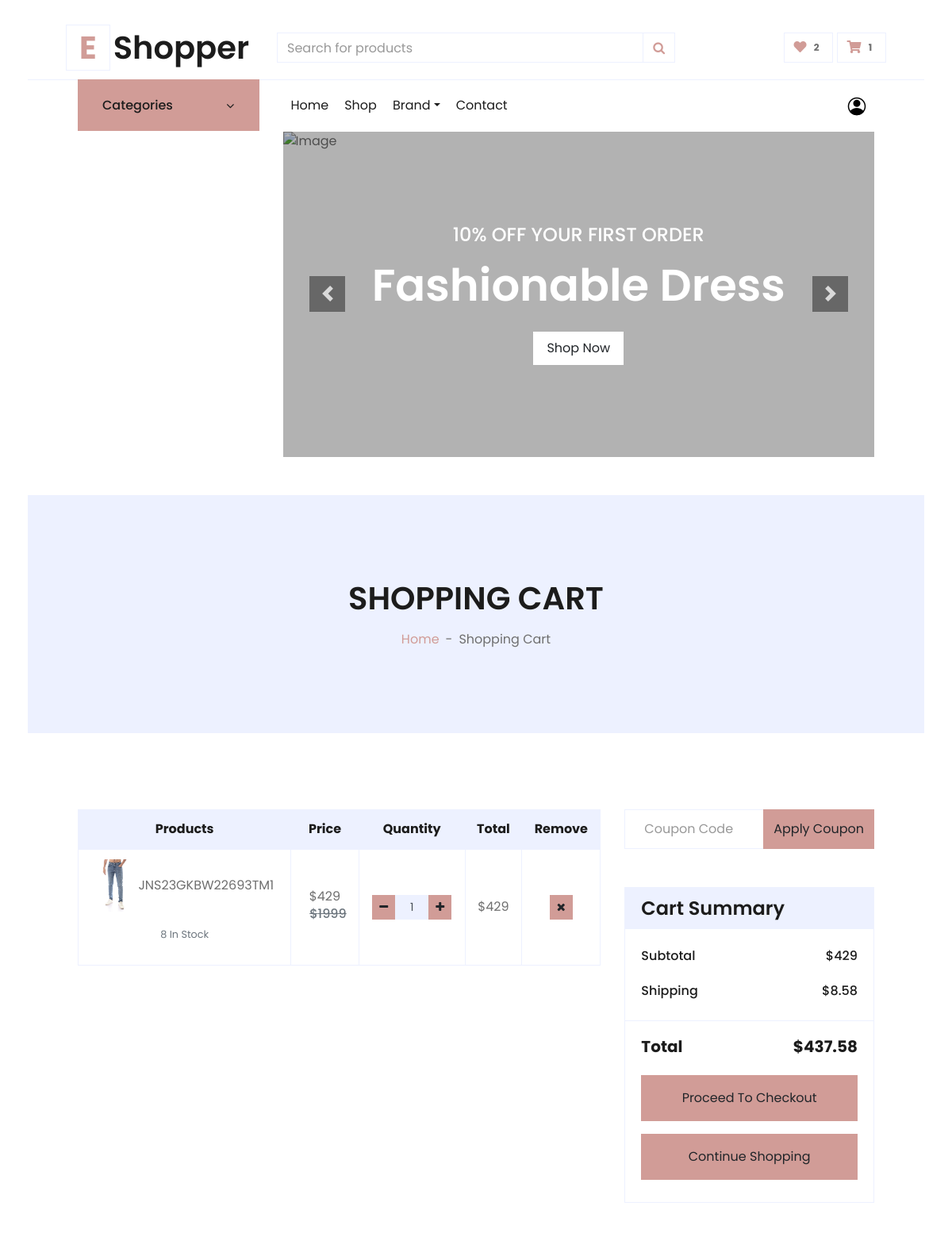
The app's page /cart/ (signed in, upper part), older data.
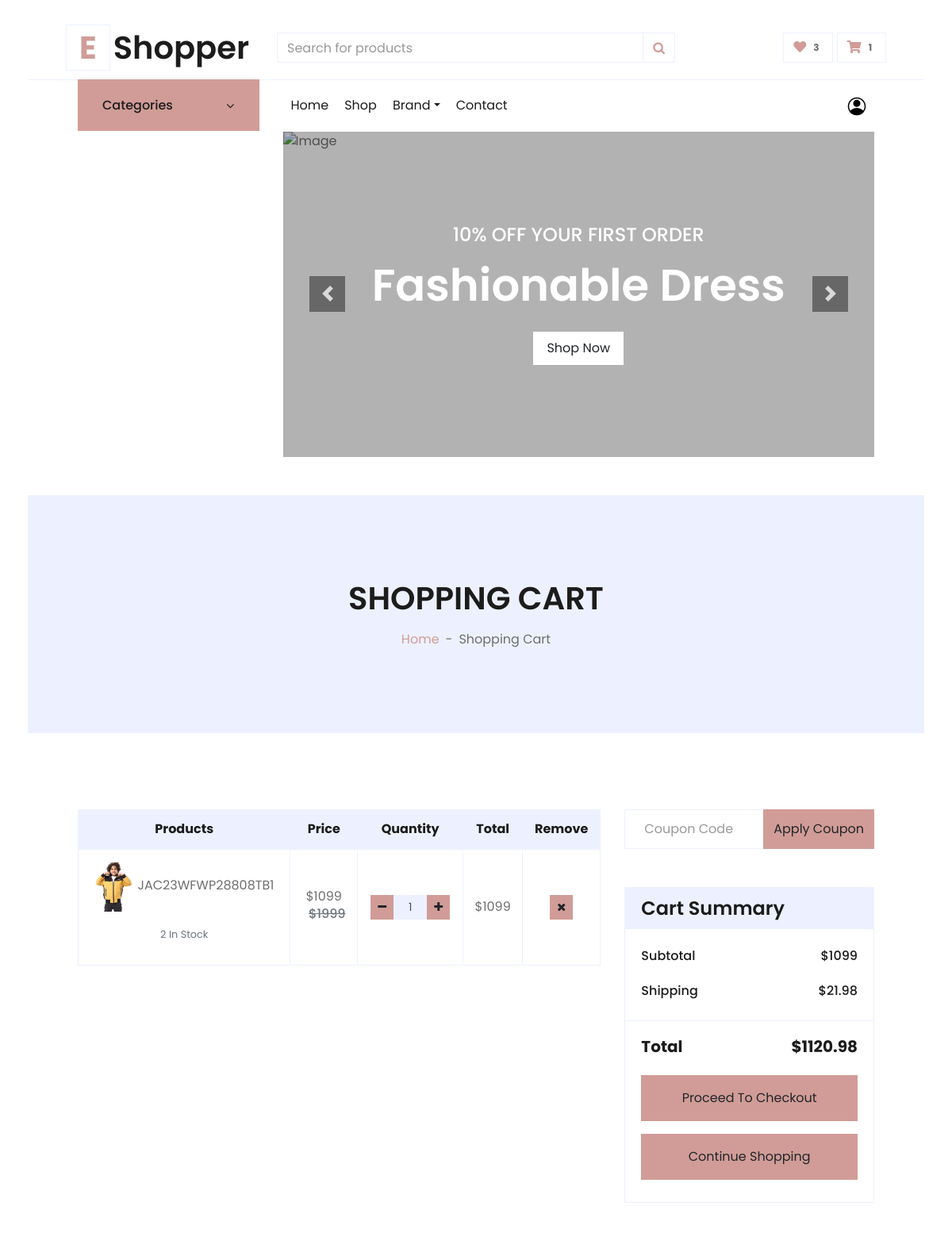
The same page, newer data.
### carts/models.py (models this page shows)
class CartItem(models.Model):
    user = models.ForeignKey(User, on_delete=models.CASCADE , null=True)
    product = models.ForeignKey("product.Product", on_delete=models.CASCADE)
    variations = models.ManyToManyField("product.Variation",blank=True)
    cart = models.ForeignKey(Cart, on_delete=models.CASCADE , null=True)
    quantity = models.IntegerField()
    is_active = models.BooleanField(default=True)
    def sub_total(self):
        if self.product.discount:
            return self.product.discount * self.quantity
        else:
            return self.product.price * self.quantity
    def __str__(self):
        return str(self.product)

### product/models.py (models this page shows, shortened)
class Product(models.Model):
    name = models.CharField(max_length=100)
    image = models.ImageField(upload_to='product/')
    stock = models.IntegerField()
    price = models.IntegerField(default=0)
    discount = models.IntegerField(default=0)
    description = models.TextField(max_length=10000)
    like = models.ManyToManyField(User , blank=True,related_name='product_favourite')
    created_at = models.DateTimeField( default=timezone.now)
    category = models.ForeignKey('ProductCategory',verbose_name=('category'), on_delete=models.CASCADE ,default='')
    subcategory = models.ForeignKey("Subcategory" , on_delete=models.CASCADE ,default='')
    PRDBrand = models.ForeignKey('settings.Brand' ,related_name='product_brand', on_delete=models.CASCADE , blank=True, null=True ,verbose_name=_("Brand "))
    slug = models.SlugField(null=True,blank=True , unique=True)
    tags = TaggableManager()
    views = models.PositiveIntegerField(default=0)
    is_available = models.BooleanField(default=True)
    class Meta:
        ordering = ["name"]
    def __str__(self):
        return self.name

### carts/views.py (the view)
# urls.py: path('', cart ,name = 'cart'),
@login_required(login_url='login')
def cart(request,total=0 ,quantity=0,cart_items=None ):
    try:
        tax = 0
        grand_total=0
        offer = 0
        if request.user.is_authenticated:
             cart_items = CartItem.objects.filter(user=request.user,is_active=True)
        else:
            cart = Cart.objects.get(cart_id=_cart_id(request))
            cart_items = CartItem.objects.filter(cart=cart,is_active=True)
        for cart_item in cart_items:
            if cart_item.product.discount:
                total+=(cart_item.product.discount * cart_item.quantity)
                quantity+=cart_item.quantity
                offer = cart_item.product.discount / cart_item.product.price * 100
            else:
                total+=(cart_item.product.price * cart_item.quantity)
                quantity+=cart_item.quantity
        tax = (2 * total)/100
        grand_total = total+tax
    except Cart.DoesNotExist:
        pass
    context={
        'cart_items':cart_items,
        'total':total,
        'quantity':quantity,
        'tax':tax,
        'grand_total':grand_total,
        'offer':offer,
    }
    return render(request,'carts/cart.html',context)

### accounts/favourite_context.py (called while the page is built)
def counter(request):
    product_count = 0
    if request.user.is_authenticated:
        if 'admin' in request.path:
            return{}
        else :
            try :
                user_favourites = Product.objects.filter(like=request.user)
                product_count = user_favourites.count()
            except Product.DoesNotExist:
                product_count=0
    return dict(product_count=product_count)

### carts/cart_context.py (called while the page is built)
def counter(request):
    cart_count = 0
    if 'admin' in request.path:
        return{}
    else :
        try :
            cart = Cart.objects.filter(cart_id=_cart_id(request))
            if request.user.is_authenticated:
                cart_items= CartItem.objects.all().filter(user=request.user)
            else:
                cart_items = CartItem.objects.all().filter(cart=cart[:1])
            for cart_item in cart_items:
                cart_count+=cart_item.quantity
        except Cart.DoesNotExist:
            cart_count=0
    return dict(cart_count=cart_count)

### carts/views.py (called while the page is built)
def _cart_id(request):
    cart = request.session.session_key
    if not cart:
        cart = request.session.create()
    return cart

### carts/templates/carts/cart.html (shortened to what the changed rows need)
{% extends 'base.html' %}
{% load static %}
{% block body %}
<div class="container-fluid bg-secondary mb-5">
    <div class="d-flex flex-column align-items-center justify-content-center" style="min-height: 300px">
        <h1 class="font-weight-semi-bold text-uppercase mb-3">Shopping Cart</h1>
    </div>
</div>
{% if not cart_items %}
<h2 class="text-center">Your Shoping Cart Is Empty</h2>
<div class="text-center">
    <a href="{% url 'product:product_list'%}" class="btn btn-primary px-3">Continue Shopping</a>
</div>
{% else %}
<div class="container-fluid pt-5">
    <div class="row px-xl-5">
        <div class="col-lg-8 table-responsive mb-5">
            <table class="table table-bordered text-center mb-0">
                <thead class="bg-secondary text-dark">
                    <tr>
                        <th>Products</th>
                        <th>Price</th>
                        <th>Quantity</th>
                        <th>Total</th>
                        <th>Remove</th>
                    </tr>
                </thead>
                <tbody class="align-middle">
                    {% for cart_item in cart_items %}
                    <tr>
                        <td class="align-middle"><img src="{{cart_item.product.image.url}}" alt="" style="width: 50px;">
                            {{cart_item}}<p class="text-muted small"><br>
                                {{cart_item.product.stock}} In Stock
                            </p>
                        </td>
                        {% if cart_item.product.discount %}
                        <td class="align-middle">${{cart_item.product.discount}}<br><h6 class="text-muted ml-2"><del>${{cart_item.product.price}}</del></h6></td>
                        {% else %}
                        <td class="align-middle">${{cart_item.product.price}}</td>
                        {% endif %}
                        <td class="align-middle">
                            <div class="input-group quantity mx-auto" style="width: 100px;">
                                <div class="input-group-btn">
                                    <a href="{% url 'carts:remove_cart' cart_item.product.id  cart_item.id%}"
                                        class="btn btn-sm btn-primary btn-minus">
                                        <i class="fa fa-minus"></i>
                                    </a>
                                </div>
                                <input type="text" class="form-control form-control-sm bg-secondary text-center"
                                    value="{{cart_item.quantity}}">
                                {% if cart_item.quantity < cart_item.product.stock %}
                                <div class="input-group-btn">
                                    <form action="{% url 'carts:add_cart' cart_item.product.id %}" method="POST">
                                        <button class="btn btn-sm btn-primary btn-plus" type="submit"> <i
                                                class="fa fa-plus"></i> </button>
                                    </form>
                                </div>
                                {% endif %}
                            </div>
                        </td>
                        <td class="align-middle">${{cart_item.sub_total}}</td>
                        <td class="align-middle"><a
                                href="{% url 'carts:remove_cart_item' cart_item.product.id cart_item.id%}"
                                onclick="return confirm('Are You Sure You Want To Delete This Item ?')"
                                class="btn btn-sm btn-primary"><i class="fa fa-times"></i></a></td>
                    </tr>
                    {% endfor %}
                </tbody>
            </table>
        </div>
        <div class="col-lg-4">
            <form class="mb-5" action="" method="POST">
                <div class="input-group">
                    <input type="text" class="form-control p-4" name="code" placeholder="Coupon Code">
                    <div class="input-group-append">
                        <button class="btn btn-primary">Apply Coupon</button>
                    </div>
                </div>
            </form>
            <div class="card border-secondary mb-5">
                <div class="card-header bg-secondary border-0">
                    <h4 class="font-weight-semi-bold m-0">Cart Summary</h4>
                </div>
                <div class="card-body">
                    <div class="d-flex justify-content-between mb-3 pt-1">
                        <h6 class="font-weight-medium">Subtotal</h6>
                        <h6 class="font-weight-medium">${{total}}</h6>
                    </div>
                    <div class="d-flex justify-content-between">
                        <h6 class="font-weight-medium">Shipping</h6>
                        <h6 class="font-weight-medium">${{tax}}</h6>
                    </div>
                </div>
                <div class="card-footer border-secondary bg-transparent">
                    <div class="d-flex justify-content-between mt-2">
                        <h5 class="font-weight-bold">Total</h5>
                        <h5 class="font-weight-bold">${{grand_total}}</h5>
                    </div>
                    <a href="{% url 'carts:checkout'%}" class="btn btn-block btn-primary my-3 py-3">Proceed To
                        Checkout</a>
                    <a href="{% url 'product:product_list'%}" class="btn btn-block btn-primary my-3 py-3">Continue
                        Shopping</a>
                </div>
            </div>
        </div>
    </div>
</div>
{% endif %}
{% endblock body %}

### templates/base.html (shortened to what the changed rows need)
{% load static %}
<!DOCTYPE html>
<html lang="en">
<head>
    <link href="https://cdnjs.cloudflare.com/ajax/libs/font-awesome/5.10.0/css/all.min.css" rel="stylesheet">
    <link rel="stylesheet" href="https://cdnjs.cloudflare.com/ajax/libs/font-awesome/4.7.0/css/font-awesome.min.css">
    <link href="{% static 'lib4/owlcarousel/assets/owl.carousel.min.css'%}" rel="stylesheet">
    <link href="{% static 'css4/style.css'%}" rel="stylesheet">
    <link href="{% static 'css4/review.css'%}" rel="stylesheet">
    <link href="{% static 'css4/custom.css'%}" rel="stylesheet">
</head>
<body>
    <div class="container-fluid">
        <div class="row align-items-center py-3 px-xl-5">
            <div class="col-lg-3 d-none d-lg-block">
                <a href="/" class="text-decoration-none">
                    <h1 class="m-0 display-5 font-weight-semi-bold"><span
                            class="text-primary font-weight-bold border px-3 mr-1">E</span>{{myfooter.site_name}}</h1>
                </a>
            </div>
            {% if user.is_authenticated %}
            <div class="col-lg-3 col-6 text-right">
                <a href="{% url 'accounts:user_favourites' %}" class="btn border">
                    <i class="fas fa-heart text-primary"></i>
                    <span class="badge">{{product_count}}</span>
                </a>
                {% endif %}
            </div>
        </div>
        {% block body %}
        {% endblock body %}
</body>
</html>

Row changes from the older to the newer data that the page shows:
removed CartItem: product.image (picture), product.name "JNS23GKBW22693TM1", product.stock "8", product.discount "429", product.price "1999", quantity "1", sub_total "429"
added CartItem: product.image (picture), product.name "JAC23WFWP28808TB1", product.stock "2", product.discount "1099", product.price "1999", quantity "1", sub_total "1099"
Text that changed along with them:
{{ product_count }}: "2" → "3"
{{ total }}: "429" → "1099"
{{ tax }}: "8.58" → "21.98"
{{ grand_total }}: "437.58" → "1120.98"
